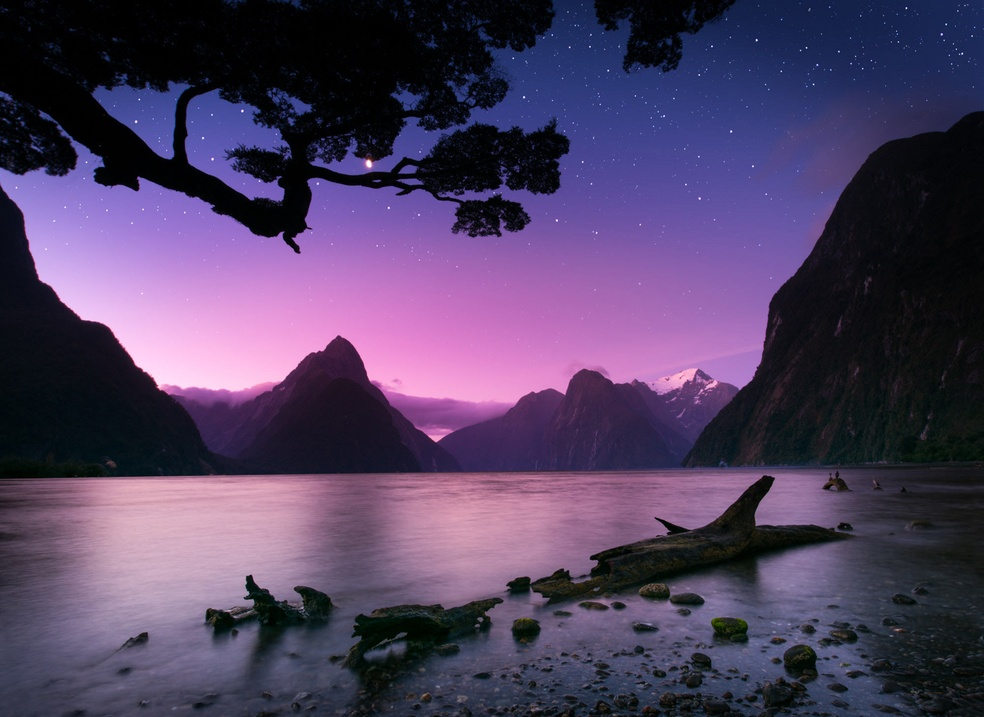
#> input picture images/landscape.jpg, 984 x 717 px, shrunk from 2000 x 1457 before the run
$ python ncut.py
#> lines starting #> are read from the running program, lines starting #| are printed output that depends on the picture
### util.py
from skimage import color
from PIL import Image
import numpy as np
import os.path

def output(img, labels, mode = "show", filename = "res.png"):
    '''
    Outputs an image based on segmentation labels. Output can be of form save or show.
    '''

    out = color.label2rgb(labels, img, kind='avg')
    result = Image.fromarray(out, mode='RGB')

    if mode == "show":
        result.show()
    elif mode == "save":
        result.save(filename)

def init_seg_needed(img, image_title, compactness, n_segments):
    '''
    Compares input values for initial segmentation to the ones of the previous one,
    and determines whether a new one needs to be made.
    '''

    if not os.path.isfile('last_seg.npy'):
        return True

    last_seg = np.load('last_seg.npy')

    if image_title != last_seg[0]:
        return True

    if compactness != last_seg[1]:
        return True

    if n_segments != last_seg[2]:
        return True

    return False

def save_init_seg(labels,img,image_title,compactness,n_segments):
    '''
    Saves values of the initial segmentation, so that they can be reused if
    changes are only to be made to the weight assignment.
    '''

    size = np.amax(labels) + 1

    pixel_count = np.zeros(size)
    total_color = np.zeros((size,3))
    mean_color = np.zeros((size,3))
    last_seg = np.zeros(3)

    for index in np.ndindex(labels.shape):
        current = labels[index]
        pixel_count[current] += 1
        total_color[current] += img[index]

    for n in range(size):
        mean_color[n] = (total_color[n] / pixel_count[n])

    last_seg[0] = image_title
    last_seg[1] = compactness
    last_seg[2] = n_segments

    np.save('labels', labels)
    np.save('regions', mean_color)
    np.save('last_seg', last_seg)


# [57 lines left out: functions make_image, test_laplacian, not called in this run]

### rag_builder.py
from skimage.future import graph
import numpy as np
import math

def assign_weights(g, mode):
    '''
    Assigns weights to the edges of the underlying graph. These depend on
    the mode of weights.
    '''

    if mode == 'similarity':
        sigma=255
        for x, y, d in g.edges(data=True):
            diff = g.nodes[x]['mean color'] - g.nodes[y]['mean color']
            diff = np.linalg.norm(diff)
            d['weight'] = math.e ** (-(diff ** 2) / sigma)

    elif mode == 'laplacian':
        Laplacian = np.load('Laplacian.npy')
        for x, y, d in g.edges(data=True):
            d['weight'] = np.absolute(Laplacian[(x,y)])

    elif mode == 'experiment':
        # Replace "1" with weight of choice.
        for x, y, d in g.edges(data=True):
            d['weight'] = 1
    else:
        raise ValueError("The mode '%s' is not recognised" % mode)

def build_rag(labels, weight_mode):
    '''
    Constructs region adjacency graph for segmented image.
    '''

    print("Constructing graph...")
    g = graph.RAG(labels, connectivity=2)

    for n in g:
        g.nodes[n].update({'labels': [n]})

    mean_colors = np.load('regions.npy')

    for n in g:
        g.nodes[n]['mean color'] = mean_colors[n]

    assign_weights(g, weight_mode)

    return g

### ncut.py
import numpy as np
from PIL import Image
#from init_seg_output import make_init_seg
from util import init_seg_needed, output, save_init_seg
from rag_builder import build_rag
from skimage.segmentation import slic
from skimage.future import graph

def main(image, weight_mode = 'similarity', compactness = 30, n_segments = 100):
    '''
    Performs an initial segmentation of input image into regions, then performs
    an n-cut segmentation on the region adjacency graph corresponding
    to these. Data for the initial segmentation is saved, so that it does not
    need to be performed unnecessarily.
    '''
#> called with image = 'landscape.jpg', weight_mode = 'similarity', compactness = 30, n_segments = 100

    image_title = sum(np.cumsum([ord(c) for c in image])) # Primitive hash of image title to integer.

    image = "./images/" + image

    img = Image.open(image)
#> img is the input picture: PIL image 984x717 RGB; mean R, G, B 78.9, 63.6, 96.2
    img = np.array(img)

    isn = init_seg_needed(img, image_title, compactness, n_segments)
#> isn = True
    # isn = True
    # isn = False

    if isn:
        labels = slic(img, compactness=compactness, n_segments=n_segments)
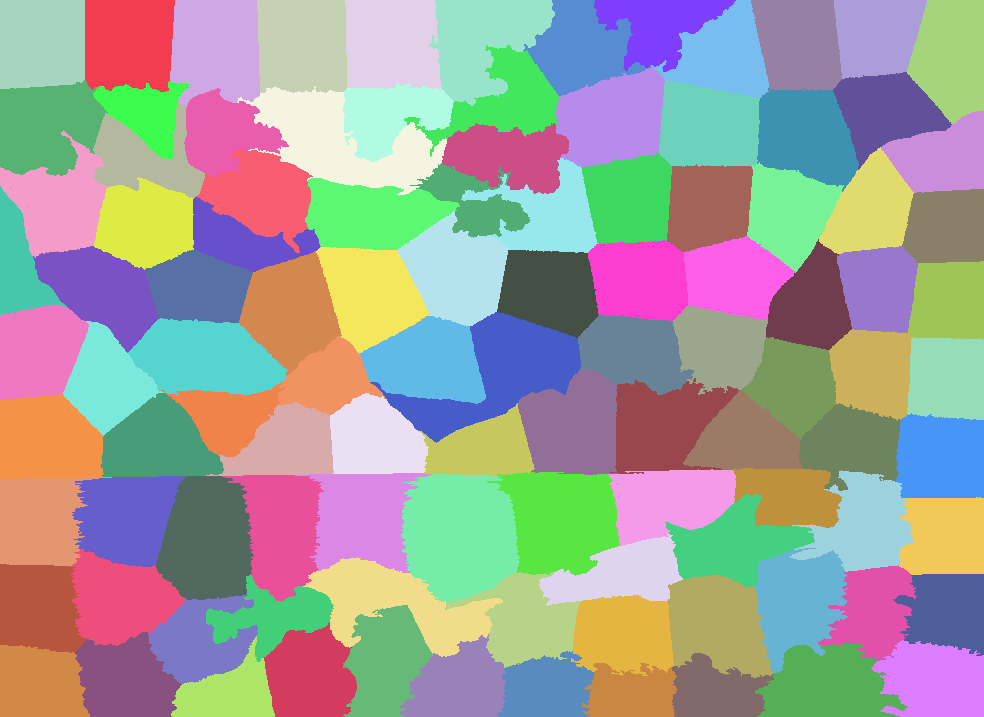
#> labels: shape (717, 984) int64; 106 distinct labels, from 1 to 106; one colour per label, 0 black
        save_init_seg(labels, img, image_title, compactness, n_segments)
#> in save_init_seg, `size = np.amax(labels) + 1`: size = 107
#> after the loop in save_init_seg, `for index in np.ndindex(labels.shape):`: pixel_count = 107 values, max 12207 at index 77, min 0 at index 0, mean 6593.7; total_color = 107 rows, first 8: [0, 0, 0], [11479, 14238, 29077], [17470, 21572, 45066], [16628, 21307, 45282], [12672, 16176, 31592], [14516, 19469, 37085], [55848, 78891, 171188], [226427, 321193, 680334]
#> after the loop in save_init_seg, `for n in range(size):`: mean_color = 107 rows, first 8: [nan, nan, nan], [1.56, 1.94, 3.96], [2.29, 2.82, 5.9], [2.01, 2.58, 5.48], [1.59, 2.03, 3.96], [1.82, 2.44, 4.66], [6.85, 9.68, 21], [34.15, 48.44, 102.6]
    else:
        labels = np.load('labels.npy')

    g = build_rag(labels, weight_mode)
#> the loop in build_rag, `for n in g:` made 106 passes
#> the loop in assign_weights, `for x, y, d in g.edges(data=True):` made 278 passes
#> diff on passes 1 to 3: 2.25, 15.13, 0.56

    labels2 = graph.cut_normalized(labels, g)
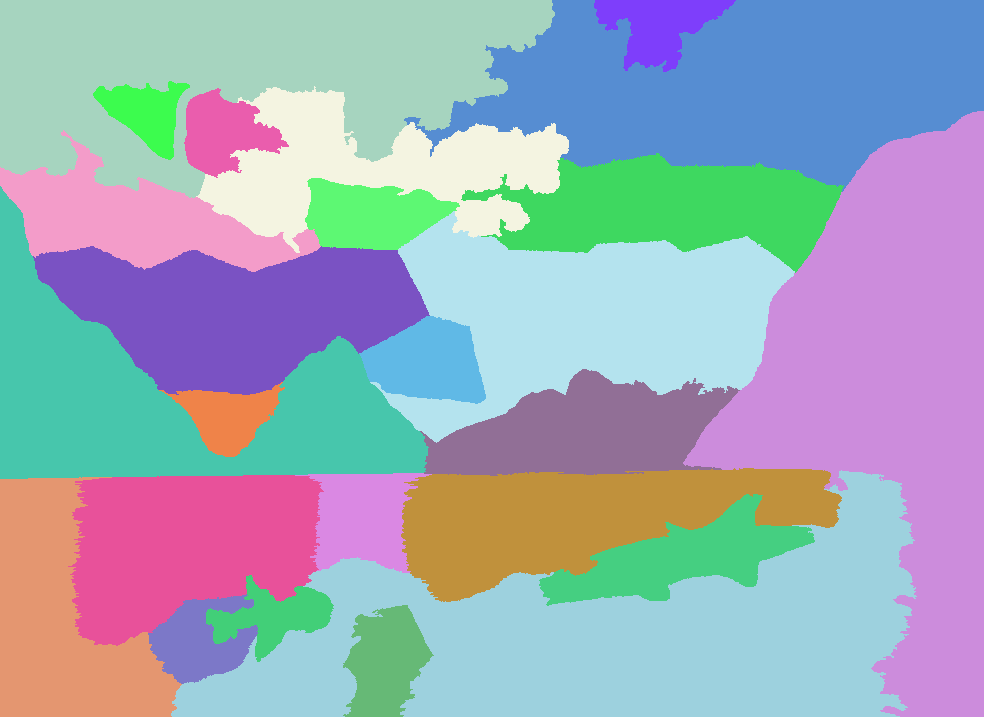
#> labels2: shape (717, 984) int64; 25 distinct labels, from 1 to 96; one colour per label, 0 black

    output(img, labels)
#> in output, `out = color.label2rgb(labels, img, kind='avg')`:
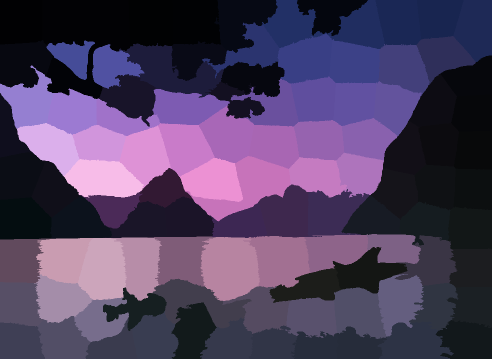
#> out: shape (717, 984, 3) (shown at 1/2 size); mean R, G, B 78.4, 63, 95.7
    output(img, labels2)
#> call 2 of output, with mode = 'show', filename = 'res.png'
#> in output (call 2), `out = color.label2rgb(labels, img, kind='avg')`:
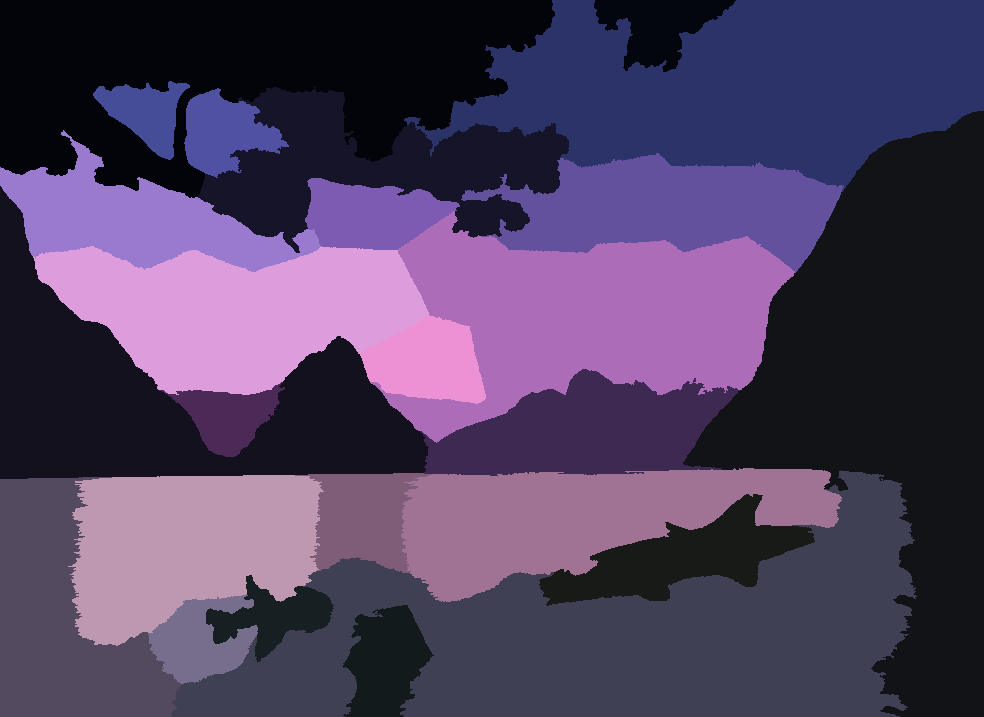
#> out: shape (717, 984, 3); mean R, G, B 78.4, 63.2, 95.8

if __name__=='__main__':
    image = "landscape.jpg"
    main(image)
    # main(image, weight_mode = 'laplacian')

$ run again, with images/agriculture.jpg copied over images/landscape.jpg
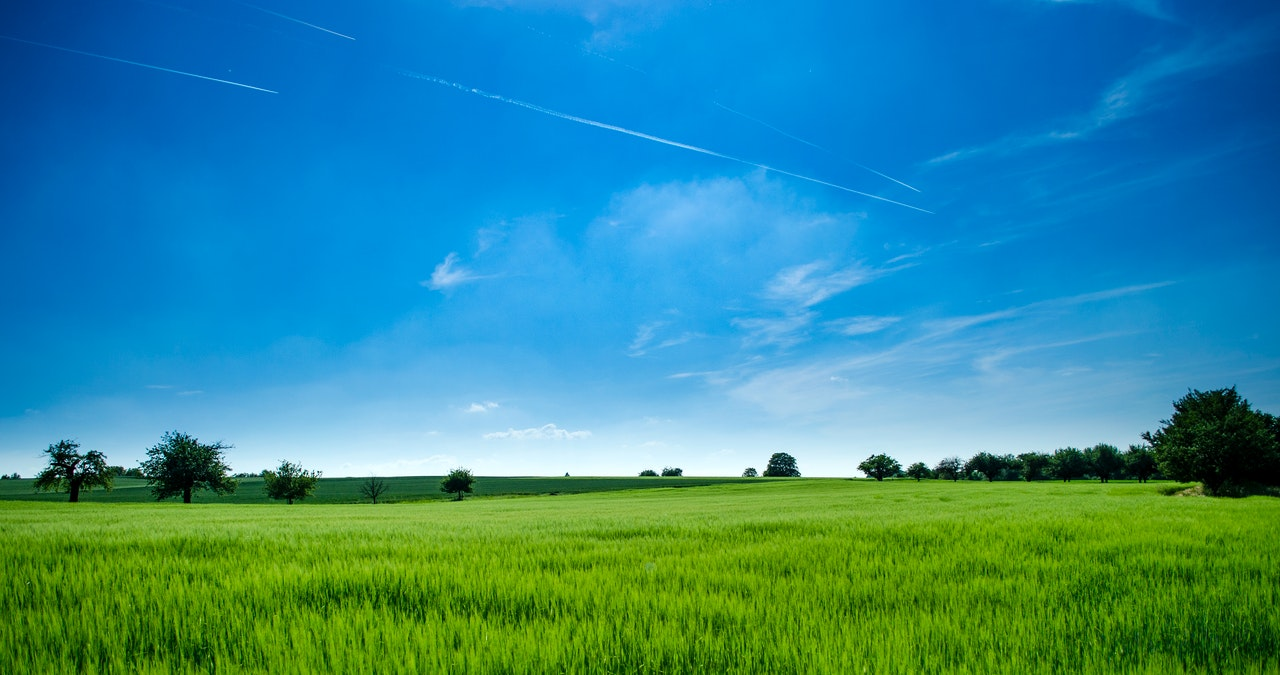
#> input picture images/agriculture.jpg, 1280 x 675 px
#> in main, img is the input picture: PIL image 1280x675 RGB; mean R, G, B 49.6, 138.9, 148.7
#> isn = True
#> in main, `labels = slic(img, compactness=compactness, n_segments=n_segments)`:
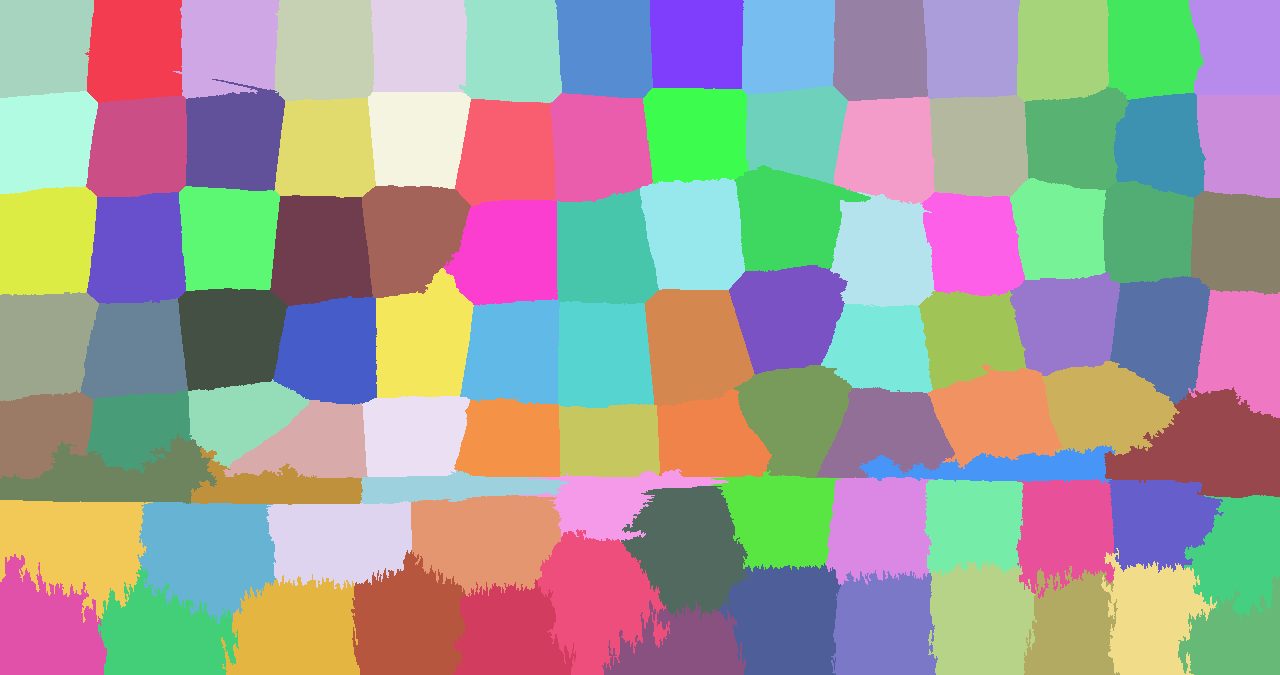
#> labels: shape (675, 1280) int64; 98 distinct labels, from 1 to 98; one colour per label, 0 black
#> size = 99
#> after the loop in save_init_seg, `for index in np.ndindex(labels.shape):`: pixel_count = 99 values, max 12618 at index 85, min 0 at index 0, mean 8727.3; total_color = 99 rows, first 8: [0, 0, 0], [2899, 562694, 1200555], [3883, 790094, 1540623], [6821, 887030, 1643634], [9174, 1076243, 1894282], [7023, 1092164, 1807776], [38584, 1313353, 2084103], [112454, 1316152, 2013698]
#> after the loop in save_init_seg, `for n in range(size):`: mean_color = 99 rows, first 8: [nan, nan, nan], [0.342, 66.33, 141.5], [0.428, 87.18, 170], [0.772, 100.4, 186], [0.964, 113.1, 199.1], [0.822, 127.8, 211.6], [4.11, 139.8, 221.8], [12.73, 149, 228]
#> the loop in build_rag, `for n in g:` made 98 passes
#> the loop in assign_weights, `for x, y, d in g.edges(data=True):` made 253 passes
#> diff on passes 1 to 3: 35.28, 29.99, 20.72
#> labels2: shape (675, 1280) int64; 8 distinct labels, from 1 to 81
#> in output (call 2), `out = color.label2rgb(labels, img, kind='avg')`:
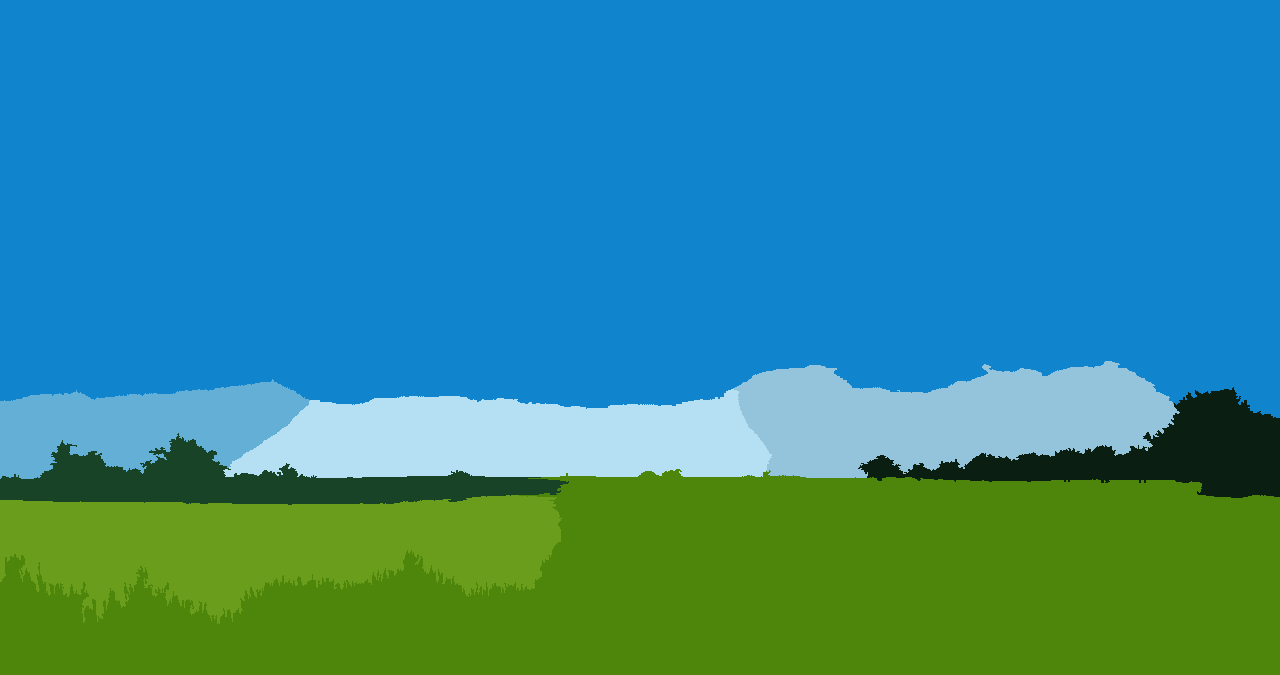
#> out: shape (675, 1280, 3); mean R, G, B 48.8, 138.1, 148.2
